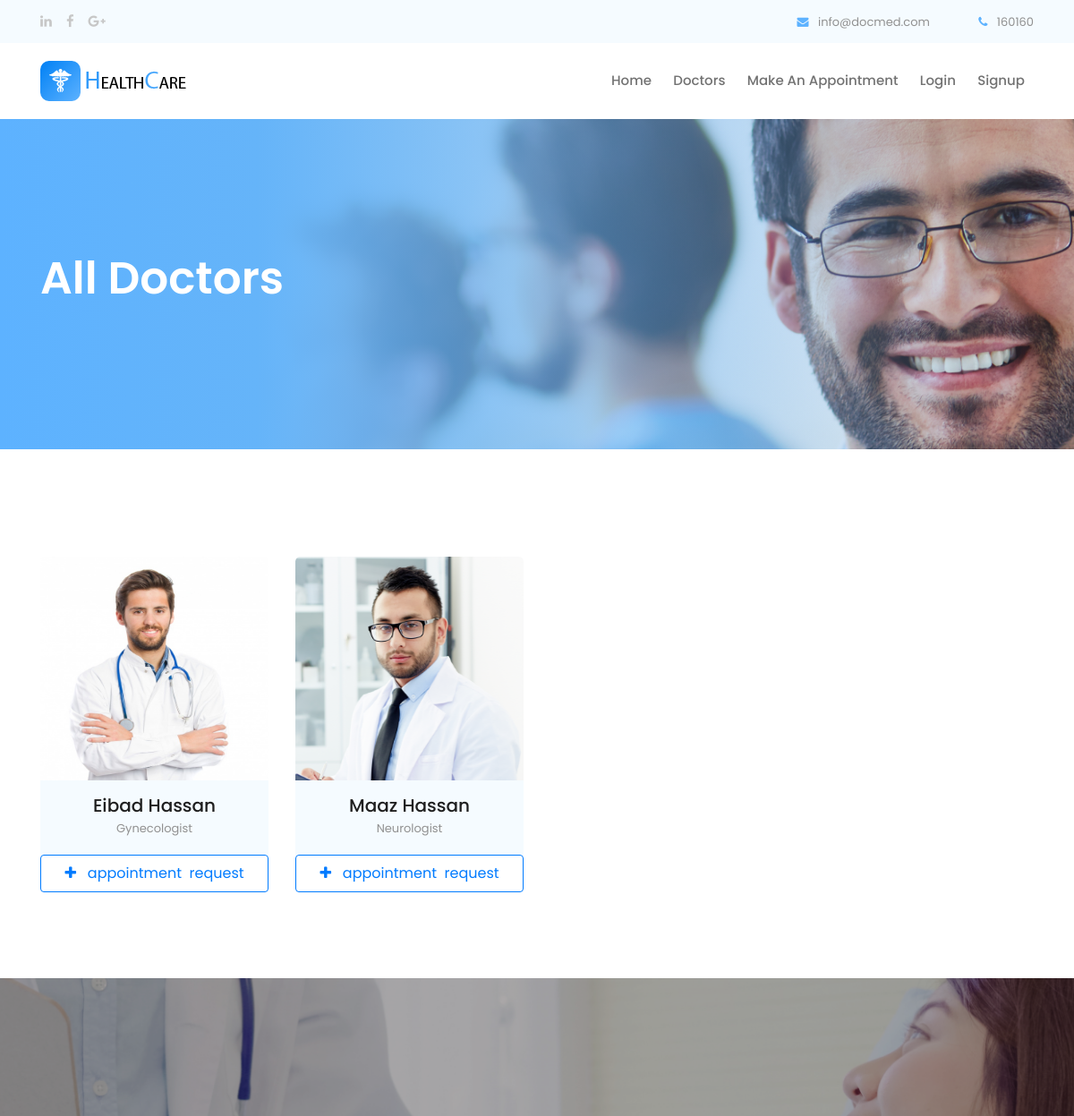
Page /doctors (upper part) on the earlier database version.
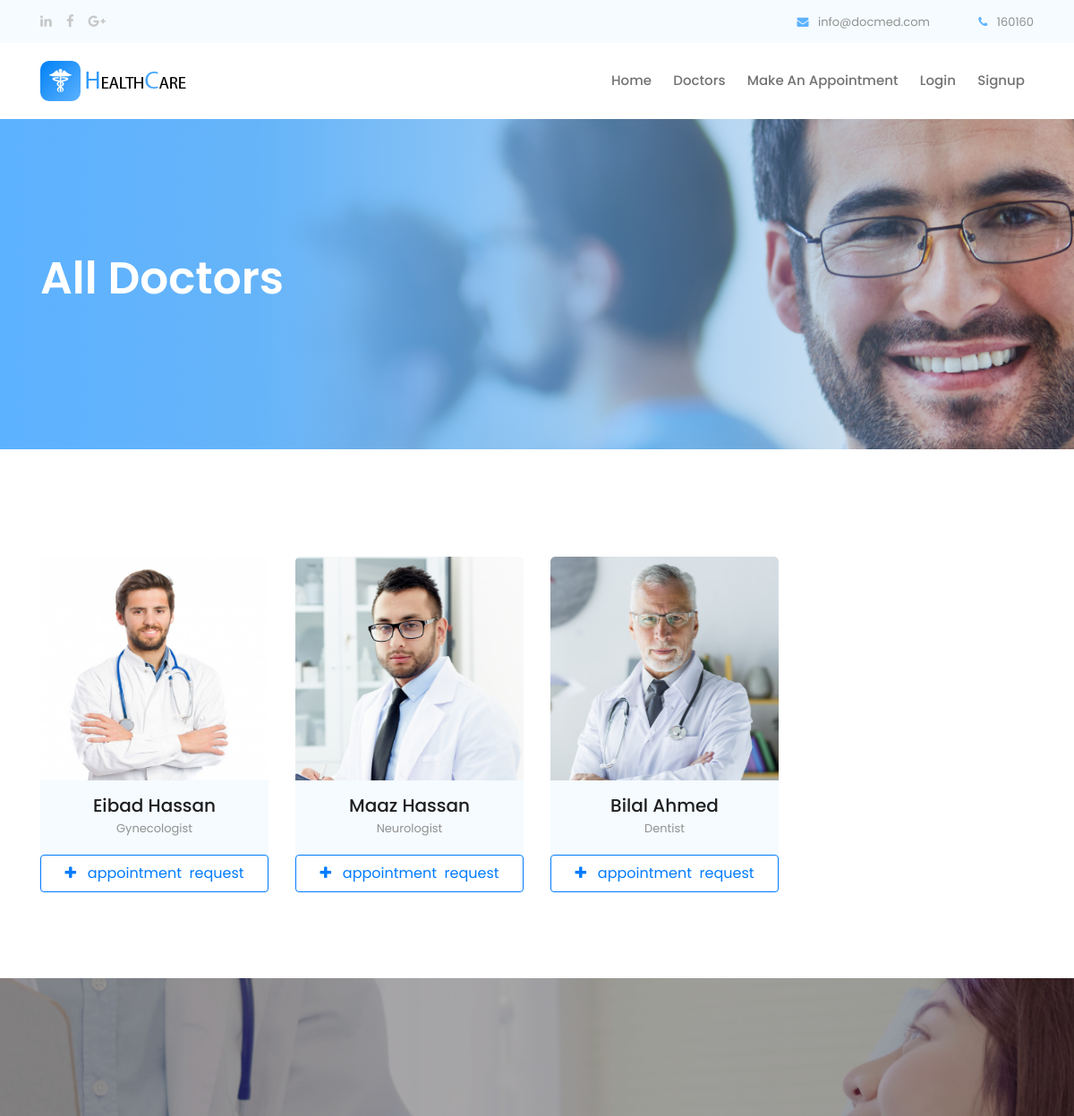
Same page on the later database version.
### application/models.py (models this page shows, shortened)
class doctors(models.Model):
    first_name = models.CharField(max_length=75)
    last_name = models.CharField(max_length=75)
    image = models.ImageField(upload_to='doctors_pic')
    email = models.CharField(max_length=75)
    city = models.CharField(max_length=75)
    password = models.CharField(max_length=20)
    temp_list = []
    all_depts = department.objects.all()
    for i in all_depts:
        temp_val = [i.related_profession_name, i.related_profession_name]
        temp_list.append(tuple(temp_val))
        print(temp_val)
    PROFESSION_CHOICES = tuple(temp_list)
    profession = models.CharField(choices = PROFESSION_CHOICES, max_length=75)
    hospital = models.CharField(max_length=75)

### application/views.py (the view)
# urls.py: path('doctors', views.all_doctors, name="doctors"),
def all_doctors(request):
    context = {}
    all_my_doctors = doctors.objects.all()
    context['doctors'] = all_my_doctors
    context['title'] = ["All Doctors", ""]
    if request.user.is_authenticated:
        requested_doctors = appointment.objects.filter(sender_patient=request.user).values_list('to_doctor', flat=True)
        context['requested_doctors'] = requested_doctors
    return render(request, 'Doctors.html', context)

### templates/Doctors.html (shortened to what this page needs)
{% load static %}
{% include 'inc/head.inc.html' %}
<body>
    {% include 'inc/header.inc.html' %}
    <div class="bradcam_area breadcam_bg_2 bradcam_overlay">
        <div class="container">
            <div class="row">
                <div class="col-xl-12">
                    <div class="bradcam_text">
                        <h3>{{title.0}}</h3>
                    </div>
                </div>
            </div>
        </div>
    </div>
    {% include 'inc/doctors_try.html' %}
    <div class="testmonial_area">
        <div class="testmonial_active owl-carousel">
            <div class="single-testmonial testmonial_bg_1 overlay2">
            </div>
        </div>
    </div>
{% include 'inc/bottom.inc.html' %}

### templates/inc/doctors_try.html (shortened to what this page needs)
<div class="expert_doctors_area doctor_page">
    <div class="container">
        <div class="row">
            {% for doctor in doctors %}
                <div class="col-md-6 col-lg-3 mb-3">
                    <div class="single_expert">
                        <div class="expert_thumb">
                            <img src="media/{{doctor.image}}" style="width: 100%; height: 250px;" alt="">
                        </div>
                        <div class="experts_name text-center">
                            <h3>{{doctor.first_name}} {{doctor.last_name}} </h3>
                            <span>{{doctor.profession}}</span>
                        </div>
                    </div>
                    {% if user.is_authenticated %}
                            {% if doctor.id in requested_doctors %}
                                <div>
                                    <button type="button" id="btn_{{doctor.id}}" class="btn btn-secondary btn-block py-2" onclick=""><i id="icon_{{doctor.id}}" class="fa fa-check"></i> &nbsp; <span id="span_{{doctor.id}}">Request sent</span></button>
                                </div>
                            {% else %}
                                <div>
                                    <button type="button" id="btn_{{doctor.id}}" class="btn btn-outline-primary btn-block py-2" onclick="send_appointment_request('{{doctor.id}}')"><i id="icon_{{doctor.id}}" class="fa fa-plus"></i> &nbsp; <span id="span_{{doctor.id}}">appointment &nbsp;request</span></button>
                                </div>
                            {% endif %}
                    {% else %}
                        <div>
                            <a href="login">
                                <button type="button" name="" id="" class="btn btn-outline-primary btn-block py-2"><i class="fa fa-plus"></i> &nbsp; appointment &nbsp;request</button>
                            </a>
                        </div>
                    {% endif %}
                </div>
            {% endfor %}
        </div>
    </div>
</div>

Differences in the rows shown:
added doctors: image (picture), first_name "Bilal", last_name "Ahmed", profession "Dentist"
